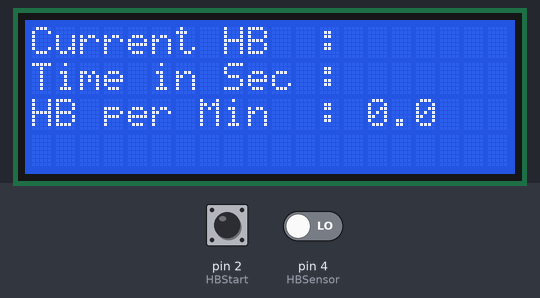
Simulated run of this sketch. Board: Arduino Uno, built with avr-gcc and run on an emulated ATmega328P. Parts: 20×4 character LCD. The test bench sets the inputs (shaded band); at power-on: pin 2 (HBStart) HIGH, pin 4 (HBSensor) LOW.

Above: at 1.2 s.
1.3 s: pin 2 (HBStart) pulled LOW for 0.15 s
At 2.3 s:
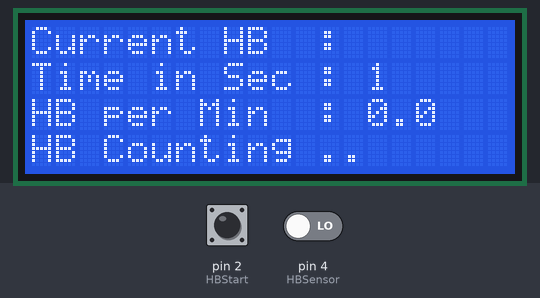
4.4 s: pin 2 (HBStart) pulled LOW for 3.2 s
At 5.4 s:
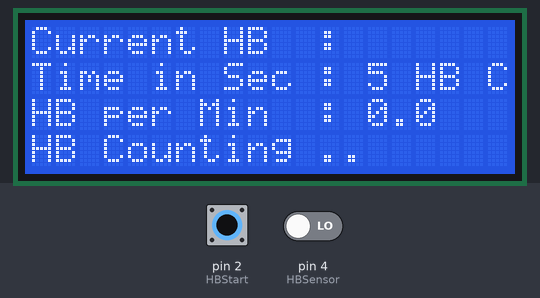
9.1 s: pin 2 (HBStart) pulled LOW for 1 s
At 10.2 s:
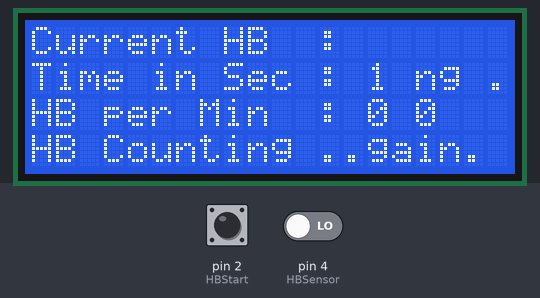
11.9 s: pin 4 (HBSensor) driven HIGH
At 12.7 s:
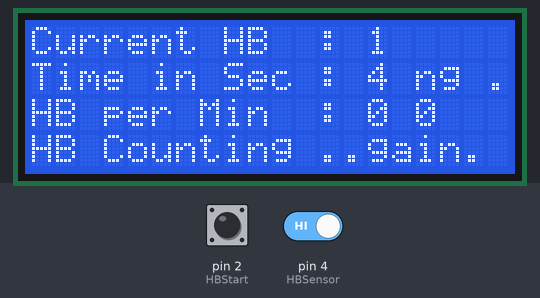
14.9 s: pin 2 (HBStart) pulled LOW for 3.2 s
At 15.7 s:
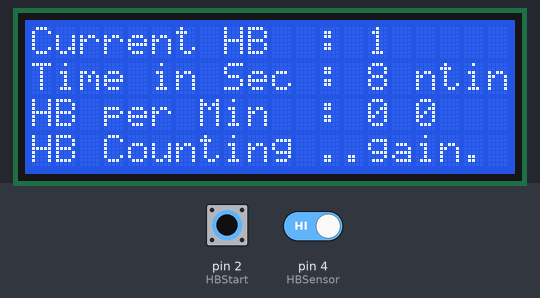
19.6 s: pin 2 (HBStart) pulled LOW for 1 s
At 25.5 s:
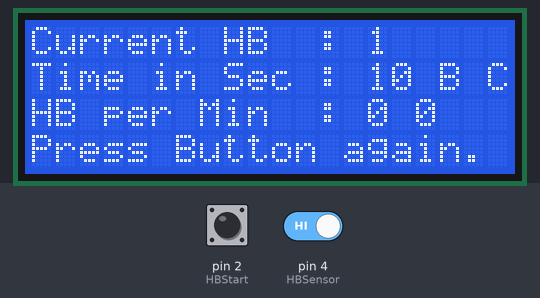
Timing chart, 0 to 26.3 s (numbered marks = the images above; inputs shaded):
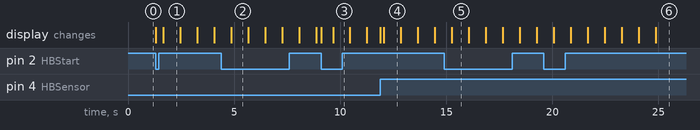

Measured:
- after the input at 1.3 s, the display: first changes at once (image 1 shows a later state)
- after the input at 4.4 s, the display: first changes after 0.46 s (image 2 shows a later state)
- after the input at 9.1 s, the display: first changes at once (image 3 shows a later state)
- after the input at 14.9 s, the display: first changes after 0.36 s (image 5 shows a later state)
- after the input at 19.6 s, the display: first changes after 0.46 s (image 6 shows a later state)
- what the display in image 2 shows lasts 0.8 s, from 4.9 s to 5.7 s

The sketch:

Code.ino
```cpp
#include <LiquidCrystal.h>
#include <TimerOne.h>
LiquidCrystal lcd(13, 12, 11, 10, 9, 8);

int HBSensor = 4;
int HBCount = 0;
int HBCheck = 0;
int TimeinSec = 0;
int HBperMin = 0;
int HBStart = 2;
int HBStartCheck = 0;

void setup() {
  lcd.begin(20, 4);
  pinMode(HBSensor, INPUT);
  pinMode(HBStart, INPUT_PULLUP);
  Timer1.initialize(800000);
  Timer1.attachInterrupt( timerIsr );
  lcd.clear();
  lcd.setCursor(0,0);
  lcd.print("Current HB  : ");
  lcd.setCursor(0,1);
  lcd.print("Time in Sec : ");
  lcd.setCursor(0,2);
  lcd.print("HB per Min  : 0.0");
}

void loop() {
  if(digitalRead(HBStart) == LOW)
  {
	  lcd.setCursor(0,3);lcd.print("HB Counting ..");HBStartCheck = 1;
  }
  if(HBStartCheck == 1)
  {
      if((digitalRead(HBSensor) == HIGH) && (HBCheck == 0))
      {
        HBCount = HBCount + 1;
        HBCheck = 1;
        lcd.setCursor(14,0);
        lcd.print(HBCount);
        lcd.print(" ");
      }
      if((digitalRead(HBSensor) == LOW) && (HBCheck == 1))
      {
        HBCheck = 0;
      }
      if(TimeinSec == 10)
      {
          HBperMin = HBCount * 6;
          HBStartCheck = 0;
          lcd.setCursor(14,2);
          lcd.print(HBperMin);
          lcd.print(" ");
          lcd.setCursor(0,3);
          lcd.print("Press Button again.");
          HBCount = 0;
          TimeinSec = 0;
      }
  }
}

void timerIsr()
{
  if(HBStartCheck == 1)
  {
      TimeinSec = TimeinSec + 1;
      lcd.setCursor(14,1);
      lcd.print(TimeinSec);
      lcd.print(" ");
  }
}
```
